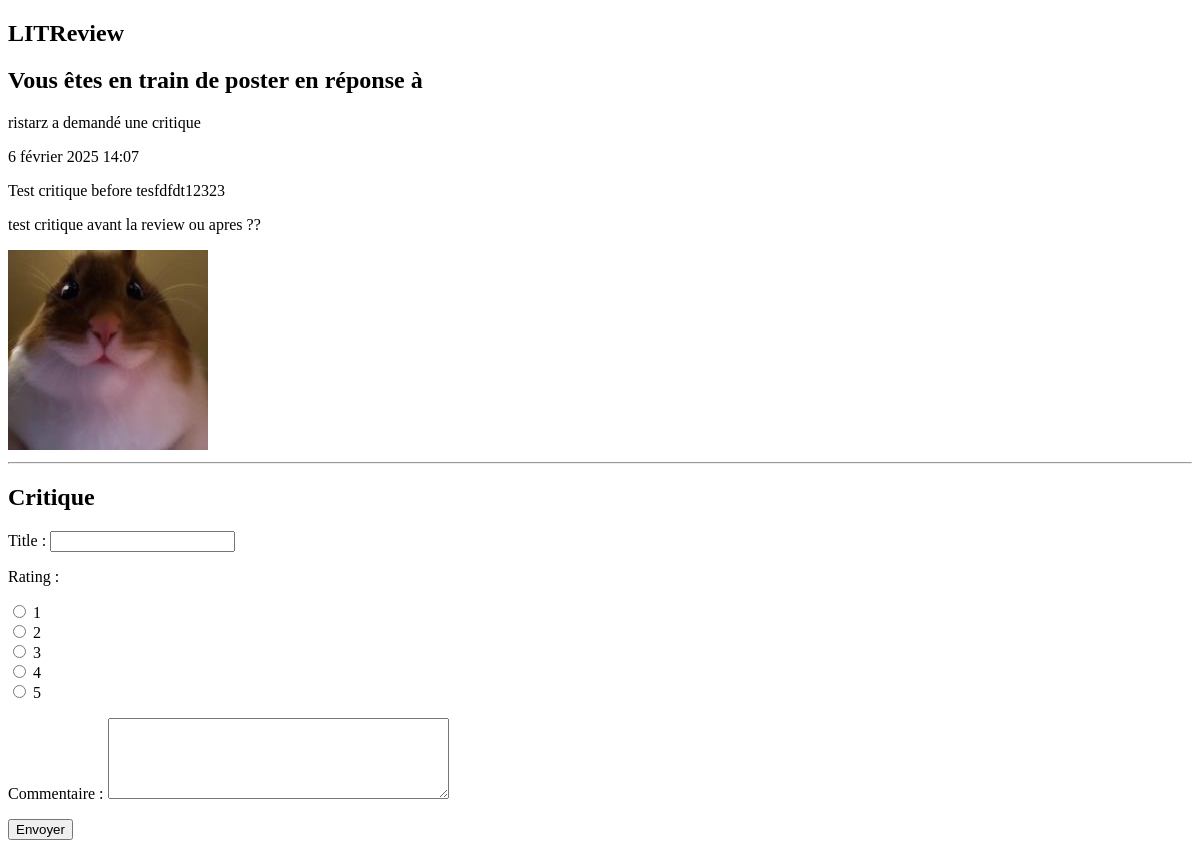
/home/reviews/review/20, run on an earlier commit of the app's database.
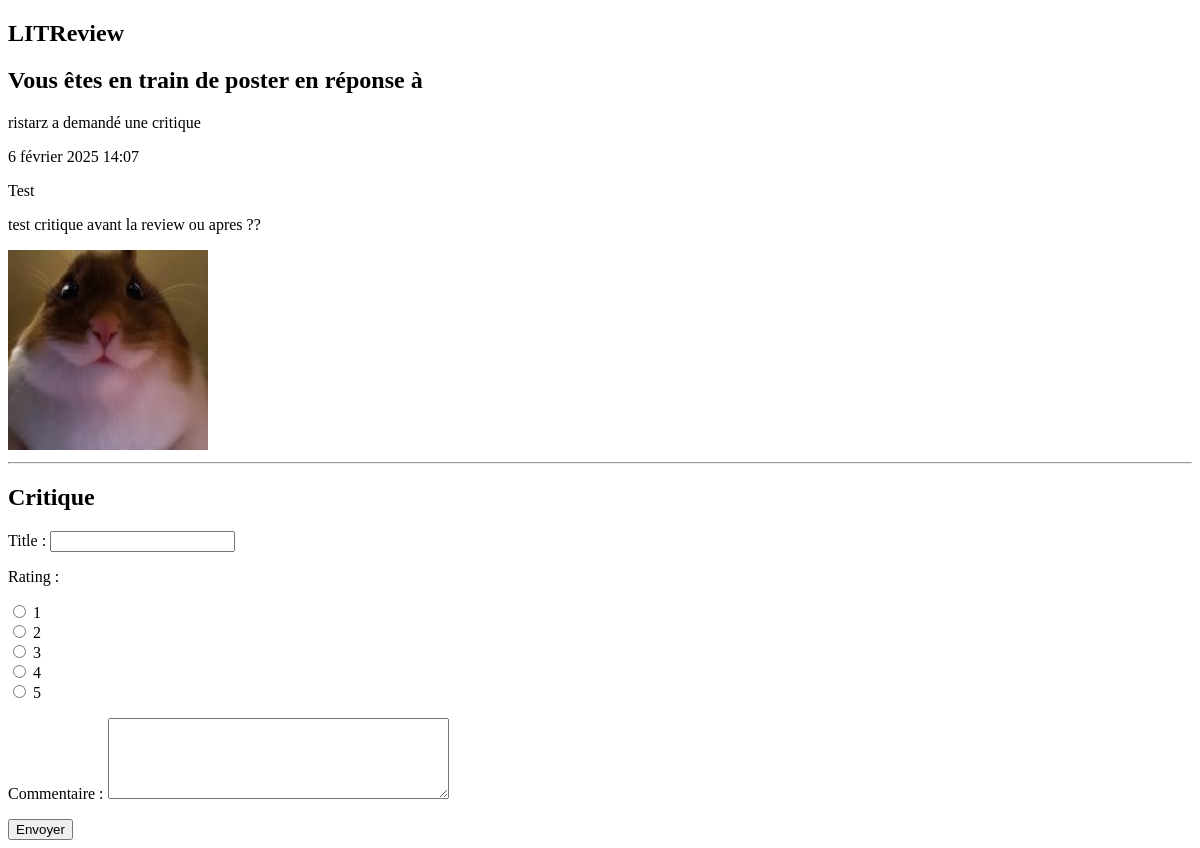
And on a later commit of the database.
### reviews/models.py (models this page shows, shortened)
class Ticket(models.Model):
    title = models.CharField(max_length=128)
    description = models.TextField(max_length=2048, blank=True)
    user = models.ForeignKey(settings.AUTH_USER_MODEL, on_delete=models.CASCADE)
    image = models.ImageField(blank=True, null=True)
    time_created = models.DateTimeField(auto_now_add=True)

### authentication/models.py (models this page shows)
class User(AbstractUser):
    CREATOR = "CREATOR"
    SUBSCRIBER = "SUBSCRIBER"
    USER_ROLE = (
        (CREATOR, "Creator"),
        (SUBSCRIBER, "Subscriber"),
    )
    role = models.CharField(max_length=30, choices=USER_ROLE, default=SUBSCRIBER, verbose_name="User_role")
    follows = models.ManyToManyField(
        'self', through='subscriber.UserFollows', related_name='is_followed_by', symmetrical=False
    )

### reviews/views.py (the view, shortened to what this page needs)
# urls.py: path("review/<int:ticket_id>", review_about_ticket, name="review_ticket"),
def review_about_ticket(request, ticket_id):
    ticket = Ticket.objects.get(pk=ticket_id)
    review_form = ReviewForm(instance=ticket)
    success_url = reverse_lazy("flux:flux_view")
    context = {
        "ticket": ticket,
        "review_form": review_form,
    }
    return render(request, "reviews/review_about_ticket.html", context=context)

### reviews/forms.py
class ReviewForm(forms.ModelForm):
    class Meta:
        model = Review
        fields = ['headline', 'rating', 'body']
        widgets = {
            'headline': forms.TextInput(attrs={'class': 'form-control'}),
            'rating': forms.RadioSelect(choices=[(i, i) for i in range(1, 6)]),
            'body': forms.Textarea(attrs={'class': 'form-control', 'rows': 5}),
        }

### reviews/templates/reviews/review_about_ticket.html (shortened to what this page needs)
{% extends 'base.html' %}
{% block content %}
  <h2>Vous êtes en train de poster en réponse à</h2>
  <div>
    <p>{{ticket.user.username}} a demandé une critique</p>
    <p>{{ticket.time_created}}</p>
    <p>{{ticket.title}}</p>
    <p>{{ticket.description}}</p>
    {% if ticket.image %}
      <img src="{{ticket.image.url}}" rel="{{ticket.title}}">
    {% endif %}
  </div>
  <hr>
  <h2>Critique</h2>
  <form method="POST">
    {{review_form.as_p}}
    <button type="submit">Envoyer</button>
  </form>
{% endblock content %}

What changed in the data, as far as the page shows it:
changed Ticket "test critique avant la review ou apres ??": title "Test critique before tesfdfdt12323" → "Test"
